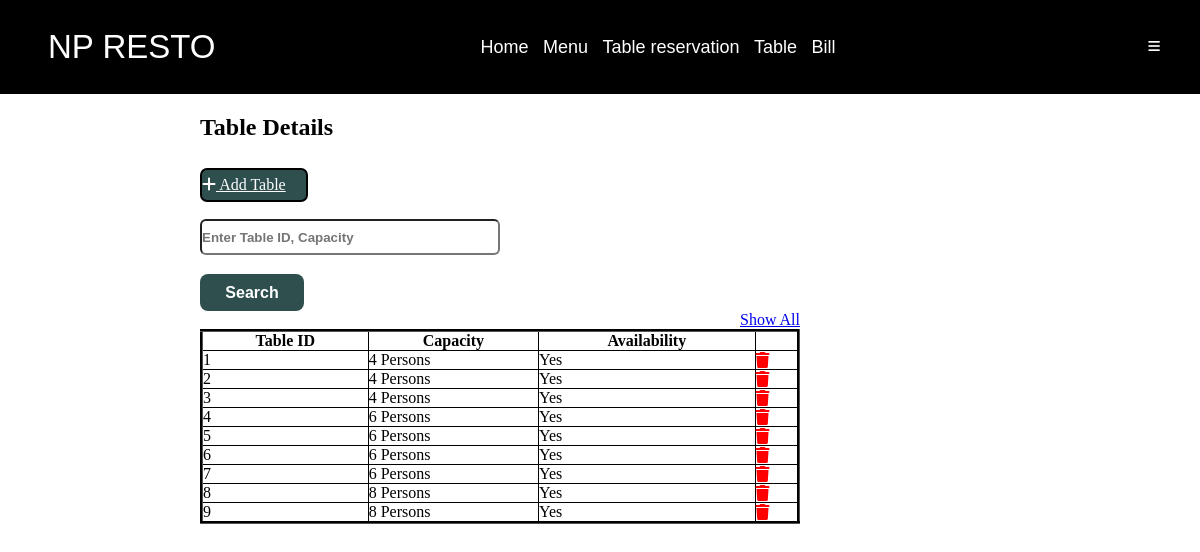
The page /admin/table-panel.php on the database its author committed.
### tables this page shows
CREATE TABLE IF NOT EXISTS `restaurant_tables` (
  `table_id` int NOT NULL AUTO_INCREMENT,
  `capacity` int DEFAULT NULL,
  `is_available` tinyint(1) DEFAULT NULL,
  PRIMARY KEY (`table_id`)
);

### admin/table-panel.php (the view, shortened to what this page needs)
<?php
 include './heading.php';
?>
 <link rel="stylesheet" href="./CSS/tablestyle.css">
 <link rel="stylesheet" href="./CSS/menustyle.css">
<div class="wrapper">
                        <h2 class="pull-left">Table Details</h2>
                        <div class="additem">
                        <a href="../admin/tableCrud/createTable.php" class="btnitem"><i class="fa fa-plus"></i> Add Table</a>
</div>
                    <form method="post" action="#">
                        <div class="row">
                                <input required type="text" id="search" name="search" class="form-control" placeholder="Enter Table ID, Capacity">
                        </div>
                            <div class="colmd" >
                                <button type="submit" class="btn btn-dark">Search</button>
                            </div>
                            <div class="col" style="text-align: right;" >
                                <a href="table-panel.php" >Show All</a>
                            </div>
                    </form>
                    <?php
                    require_once "../config.php";
                    $sql = "SELECT * FROM restaurant_tables ORDER BY table_id;";
                    if($result = mysqli_query($link, $sql)){
                        if(mysqli_num_rows($result) > 0){
                            echo '<table border="1" class="table-body">';
                                echo "<thead>";
                                    echo "<tr>";
                                        echo "<th>Table ID</th>";
                                        echo "<th>Capacity</th>";
                                        echo "<th>Availability</th>";
                                    echo "</tr>";
                                echo "</thead>";
                                echo "<tbody>";
                                while($row = mysqli_fetch_array($result)){
                                    echo "<tr>";
                                        echo "<td>" . $row['table_id'] . "</td>";
                                        echo "<td>" . $row['capacity'] . " Persons </td>";
                                        if ($row['is_available'] == true) {
                                            echo "<td>" . "Yes" . "</td>";
                                        } else {
                                            echo "<td>" . "No" . "</td>";
                                        }
                                        echo "<td>";
                                        echo '<a class="icon" href="TableCrud/deleteTable.php?id='. $row['table_id'] .'" title="Delete Record" data-toggle="tooltip" '
                                                  . 'onclick="return confirm(\'Are you sure you want to delete this Table?\n\nThis will alter other modules related to this Table!\')"><span class="fa fa-trash text-black"></span></a>';
                                        echo "</td>";
                                    echo "</tr>";
                                }
                                echo "</tbody>";
                            echo "</table>";
                        } else{
                            echo '<div class="alert alert-danger"><em>No records were found.</em></div>';
                        }
                    } else{
                        echo "Oops! Something went wrong. Please try again later.";
                    }
                    ?>

### admin/CSS/headingstyles.css (style rules this page uses)
* { padding:0; margin:0; }
button { background: transparent; color: white; border: none; }

### admin/CSS/tablestyle.css (style rules this page uses)
table { width:100%; }

### admin/CSS/menustyle.css (style rules this page uses)
.additem { margin: 27px 0px; border: solid 2px black; width: 104px; background-color:darkslategray; border-radius: 7px; height: 30px; align-items: center; display: flex; color:white; }
.table-body { width:100%; border-collapse: collapse; border-color: black; border-width: medium; }
.form-control { width: 50%; height: 89%; border-radius: 6px; font-weight: bolder; cursor:pointer; }
.row { width: 100%; height: 40px; margin-top: -12px; display: flex; align-items: center; }
.colmd { margin-top: 17px; height: 37px; }
.btn-dark { height: 100%; width: 104px; border-radius: 8px; font-weight: bolder; cursor:pointer; background-color:darkslategrey; font-size:16px; color:white }
tbody { background-color:white; }
.btnitem { color:white; }
.icon { color:red; }

### admin/table-panel.php (style rules this page uses)
.wrapper { width: 50%; padding-left: 200px; padding-top: 20px }

### rows shown on the page
restaurant_tables: table_id "1", capacity "4", is_available "Yes"
restaurant_tables: table_id "2", capacity "4", is_available "Yes"
restaurant_tables: table_id "3", capacity "4", is_available "Yes"
restaurant_tables: table_id "4", capacity "6", is_available "Yes"
restaurant_tables: table_id "5", capacity "6", is_available "Yes"
restaurant_tables: table_id "6", capacity "6", is_available "Yes"
restaurant_tables: table_id "7", capacity "6", is_available "Yes"
restaurant_tables: table_id "8", capacity "8", is_available "Yes"
restaurant_tables: table_id "9", capacity "8", is_available "Yes"
